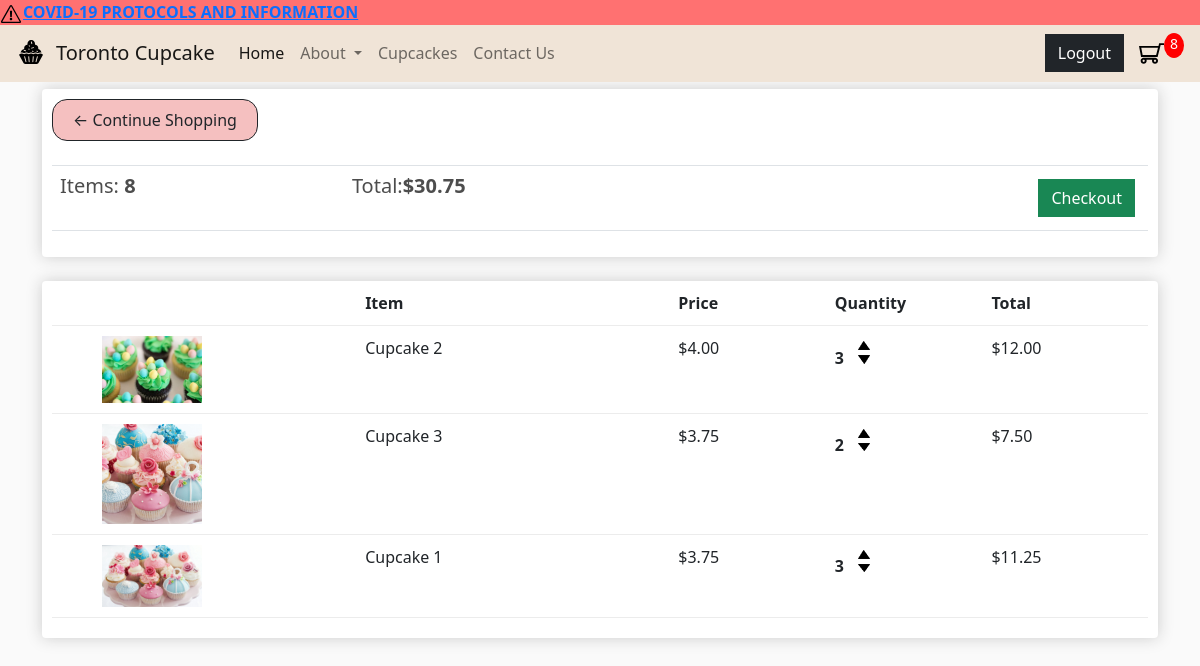
/cart/ (signed in), run on an earlier commit of the app's database.
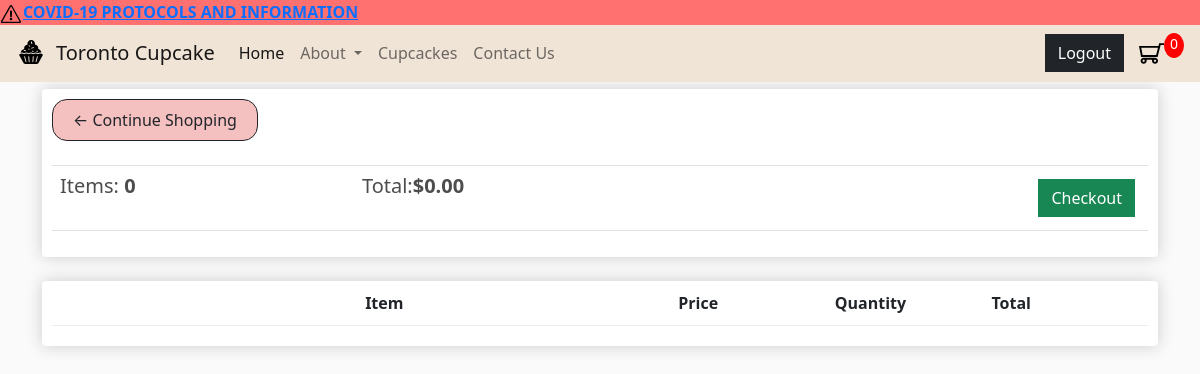
And on a later commit of the database.
### store/models.py (models this page shows, shortened)
class Order(models.Model):
    customer = models.ForeignKey(Customer, on_delete=models.SET_NULL, null=True, blank=True)
    date_ordered = models.DateTimeField(auto_now_add=True)
    complete = models.BooleanField(default=False)
    transaction_id = models.CharField(max_length=100, null=True)
    @property
    def get_cart_total(self):
        orderitems = self.orderitem_set.all()
        total = sum([item.get_total for item in orderitems])
        return total
    @property
    def get_cart_items(self):
        orderitems = self.orderitem_set.all()
        total = sum([item.quantity for item in orderitems])
        return total

class OrderItem(models.Model):
    product = models.ForeignKey(Product, on_delete=models.SET_NULL, null=True)
    order = models.ForeignKey(Order, on_delete=models.SET_NULL, null=True)
    quantity = models.IntegerField(default=0, null=True, blank=True)
    date_added = models.DateTimeField(auto_now_add=True)
    @property
    def get_total(self):
        total = self.product.price * self.quantity
        return total

class Product(models.Model):
    name = models.CharField(max_length=200)
    price = models.DecimalField(max_digits=7, decimal_places=2)
    image = models.ImageField(null=True, blank=True)
    imageDetail = models.ImageField(null=True, blank=True)
    desc = models.CharField(max_length=200, null=True)
    @property
    def imageURL(self):
        try:
            url = self.image.url
        except:
            url = ''
        return url

### store/views.py (the view)
# urls.py: path('cart/', views.cart, name="cart"),
def cart(request):
    data = cartData(request)
    cartItems = data['cartItems']
    order = data['order']
    items = data['items']
    context = {'items':items, 'order':order, 'cartItems': cartItems}
    return render(request, 'store/cart.html', context)

### store/utils.py (called while the page is built)
def cartData(request):
    if request.user.is_authenticated:
        customer = request.user.customer
        order, created = Order.objects.get_or_create(customer=customer, complete=False)
        items = order.orderitem_set.all()
        cartItems = order.get_cart_items
    else:
        cookieData = cookieCart(request)
        cartItems = cookieData['cartItems']
        order = cookieData['order']
        items = cookieData['items']
    return {'items':items, 'order':order, 'cartItems': cartItems}

### store/templates/store/cart.html (shortened to what this page needs)
{% extends 'store/main.html' %}
{% load static %}
{% block content %}
<div class="spacer">
</div>
	<div class="row">
		<div class="col-lg-12">
			<div class="box-element">
				<a  class="btn btn-outline-dark btn-mod" href="{% url 'store' %}">&#x2190; Continue Shopping</a>
				<br>
				<br>
				<table class="table">
					<tr>
						<th><h5>Items: <strong>{{order.get_cart_items}}</strong></h5></th>
						<th><h5>Total:<strong>${{order.get_cart_total|floatformat:2}}</strong></h5></th>
						<th>
							<a  style="float:right; margin:5px;" class="btn btn-success" href="{% url 'checkout' %}">Checkout</a>
						</th>
					</tr>
				</table>
			</div>
			<br>
			<div class="box-element">
				<div class="cart-row">
					<div style="flex:2"></div>
					<div style="flex:2"><strong>Item</strong></div>
					<div style="flex:1"><strong>Price</strong></div>
					<div style="flex:1"><strong>Quantity</strong></div>
					<div style="flex:1"><strong>Total</strong></div>
				</div>
        {% for item in items %}
        <div class="cart-row">
					<div style="flex:2"><img class="row-image" src="{{item.product.imageURL}}"></div>
					<div style="flex:2"><p>{{item.product.name}}</p></div>
					<div style="flex:1"><p>${{item.product.price|floatformat:2}}</p></div>
					<div style="flex:1">
						<p class="quantity">{{item.quantity}}</p>
						<div class="quantity">
							<img data-product="{{item.product.id}}" data-action="add" class="chg-quantity update-cart" src="{% static  'images/arrow-up.png' %}">
							<img data-product="{{item.product.id}}" data-action="remove" class="chg-quantity update-cart" src="{% static  'images/arrow-down.png' %}">
						</div>
					</div>
					<div style="flex:1"><p>${{item.get_total}}</p></div>
				</div>
        {% endfor %}
			</div>
		</div>
	</div>
{% endblock content %}

What changed in the data, as far as the page shows it:
no longer on this page (row edited): Order: get_cart_items "8", get_cart_total "30.75"
removed OrderItem: product.imageURL (picture), product.name "Cupcake 2", product.price "4.00", quantity "3", get_total "12.00"
removed OrderItem: product.imageURL (picture), product.name "Cupcake 3", product.price "3.75", quantity "2", get_total "7.50"
removed OrderItem: product.imageURL (picture), product.name "Cupcake 1", product.price "3.75", quantity "3", get_total "11.25"
added Order: get_cart_items "0", get_cart_total "0.00"
Also different on the page:
{{ cartItems }}: "8" → "0"
